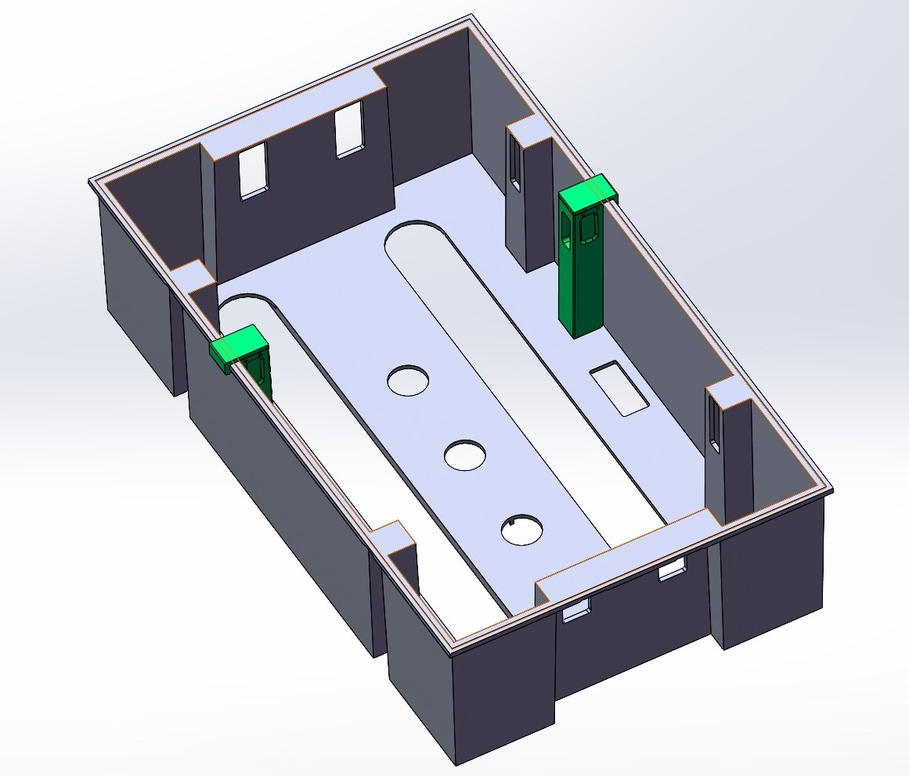
#> input picture 1.jpg, 909 x 776 px, shrunk from 1161 x 992 before the run
$ python 18-image_add.py
#> lines starting #> are read from the running program, lines starting #| are printed output that depends on the picture
import cv2
import numpy as np

img = cv2.imread("./1.jpg")
#> img is the input picture: shape (776, 909, 3); mean B, G, R 206.4, 197.9, 195.5
# 图的加法运算就是矩阵的加法运算 两张图大小一致
h, w, c = img.shape
#> h = 776; w = 909; c = 3

oimg = np.ones((h, w, c), np.uint8) * 100
# [8 lines of commented-out code are left out]
result = cv2.multiply(img, oimg)
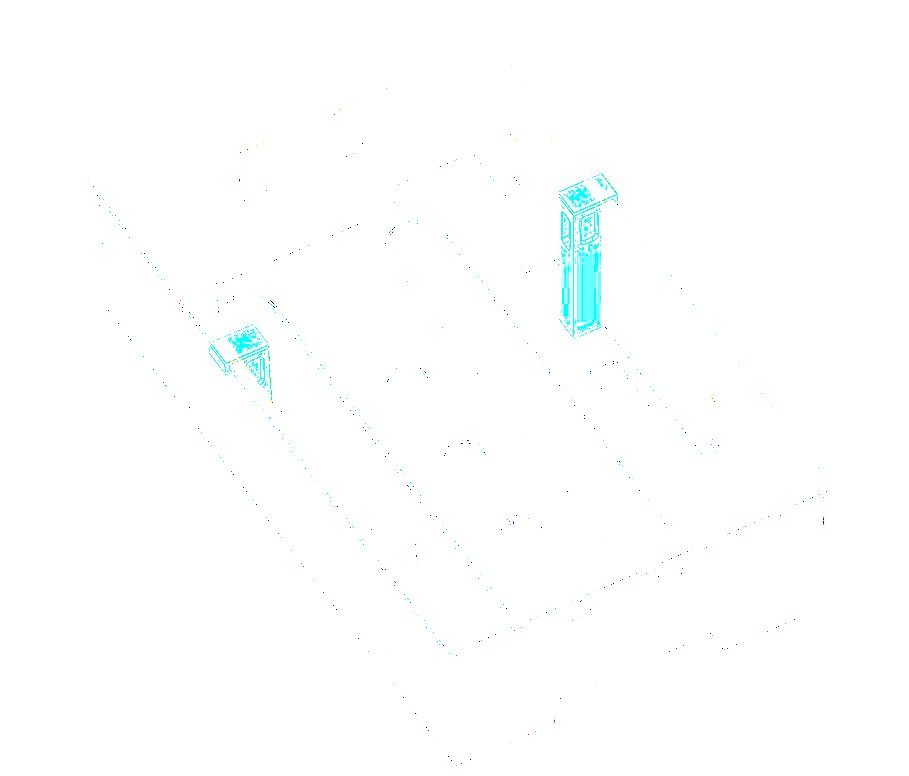
#> result: shape (776, 909, 3); mean B, G, R 255, 254.9, 253.6
# result = cv2.divide(img, oimg)
cv2.imshow("result", result)
cv2.imwrite("./add.jpg", result)

cv2.waitKey(0)
